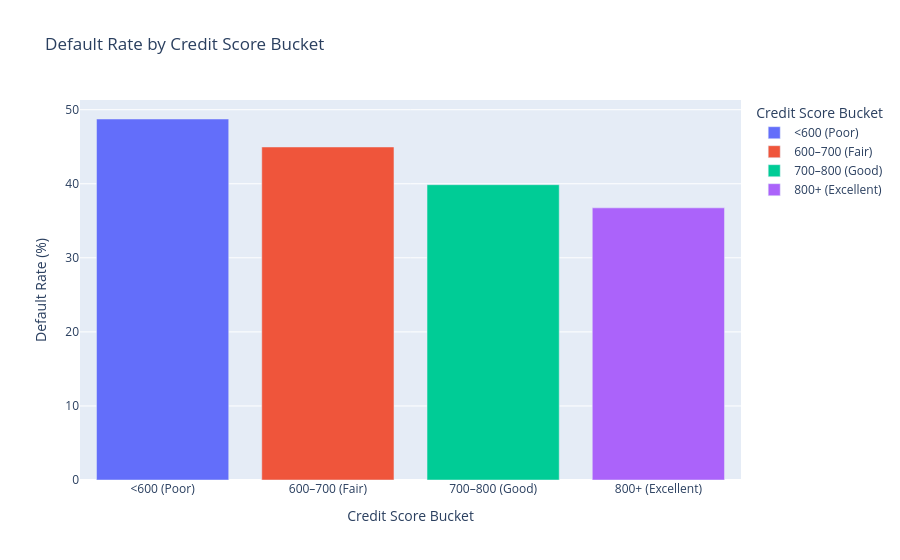

This figure's notebook cell:
### Code cell
df_score_bucket = df.groupby('credit_score_bucket')['default'].mean().reset_index()
df_score_bucket['default_rate_percent'] = df_score_bucket['default'] * 100

score_plot = px.bar(
    df_score_bucket,
    x='credit_score_bucket',
    y='default_rate_percent',
    title='Default Rate by Credit Score Bucket',
    labels={'default_rate_percent': 'Default Rate (%)', 'credit_score_bucket': 'Credit Score Bucket'},
    color='credit_score_bucket',
    height=500
)
score_plot.show()

### Figure 1 — Plotly figure (JSON) as saved in the notebook; plotly's stock layout.template omitted (floating-point values rounded to 4 significant figures)
{"data": [{"alignmentgroup": "True", "hovertemplate": "Credit Score Bucket=%{x}<br>Default Rate (%)=%{y}<extra></extra>", "legendgroup": "<600 (Poor)", "marker": {"color": "#636efa", "pattern": {"shape": ""}}, "name": "<600 (Poor)", "offsetgroup": "<600 (Poor)", "orientation": "v", "showlegend": true, "textposition": "auto", "type": "bar", "x": ["<600 (Poor)"], "xaxis": "x", "y": [48.74], "yaxis": "y"}, {"alignmentgroup": "True", "hovertemplate": "Credit Score Bucket=%{x}<br>Default Rate (%)=%{y}<extra></extra>", "legendgroup": "600–700 (Fair)", "marker": {"color": "#EF553B", "pattern": {"shape": ""}}, "name": "600–700 (Fair)", "offsetgroup": "600–700 (Fair)", "orientation": "v", "showlegend": true, "textposition": "auto", "type": "bar", "x": ["600–700 (Fair)"], "xaxis": "x", "y": [44.97], "yaxis": "y"}, {"alignmentgroup": "True", "hovertemplate": "Credit Score Bucket=%{x}<br>Default Rate (%)=%{y}<extra></extra>", "legendgroup": "700–800 (Good)", "marker": {"color": "#00cc96", "pattern": {"shape": ""}}, "name": "700–800 (Good)", "offsetgroup": "700–800 (Good)", "orientation": "v", "showlegend": true, "textposition": "auto", "type": "bar", "x": ["700–800 (Good)"], "xaxis": "x", "y": [39.87], "yaxis": "y"}, {"alignmentgroup": "True", "hovertemplate": "Credit Score Bucket=%{x}<br>Default Rate (%)=%{y}<extra></extra>", "legendgroup": "800+ (Excellent)", "marker": {"color": "#ab63fa", "pattern": {"shape": ""}}, "name": "800+ (Excellent)", "offsetgroup": "800+ (Excellent)", "orientation": "v", "showlegend": true, "textposition": "auto", "type": "bar", "x": ["800+ (Excellent)"], "xaxis": "x", "y": [36.75], "yaxis": "y"}], "layout": {"autosize": true, "barmode": "relative", "legend": {"title": {"text": "Credit Score Bucket"}, "tracegroupgap": 0}, "title": {"text": "Default Rate by Credit Score Bucket"}, "xaxis": {"anchor": "y", "autorange": true, "categoryarray": ["<600 (Poor)", "600–700 (Fair)", "700–800 (Good)", "800+ (Excellent)"], "categoryorder": "array", "domain": [0, 1], "range": [-0.5, 3.5], "title": {"text": "Credit Score Bucket"}, "type": "category"}, "yaxis": {"anchor": "x", "autorange": true, "domain": [0, 1], "range": [0, 51.31], "title": {"text": "Default Rate (%)"}, "type": "linear"}}}
